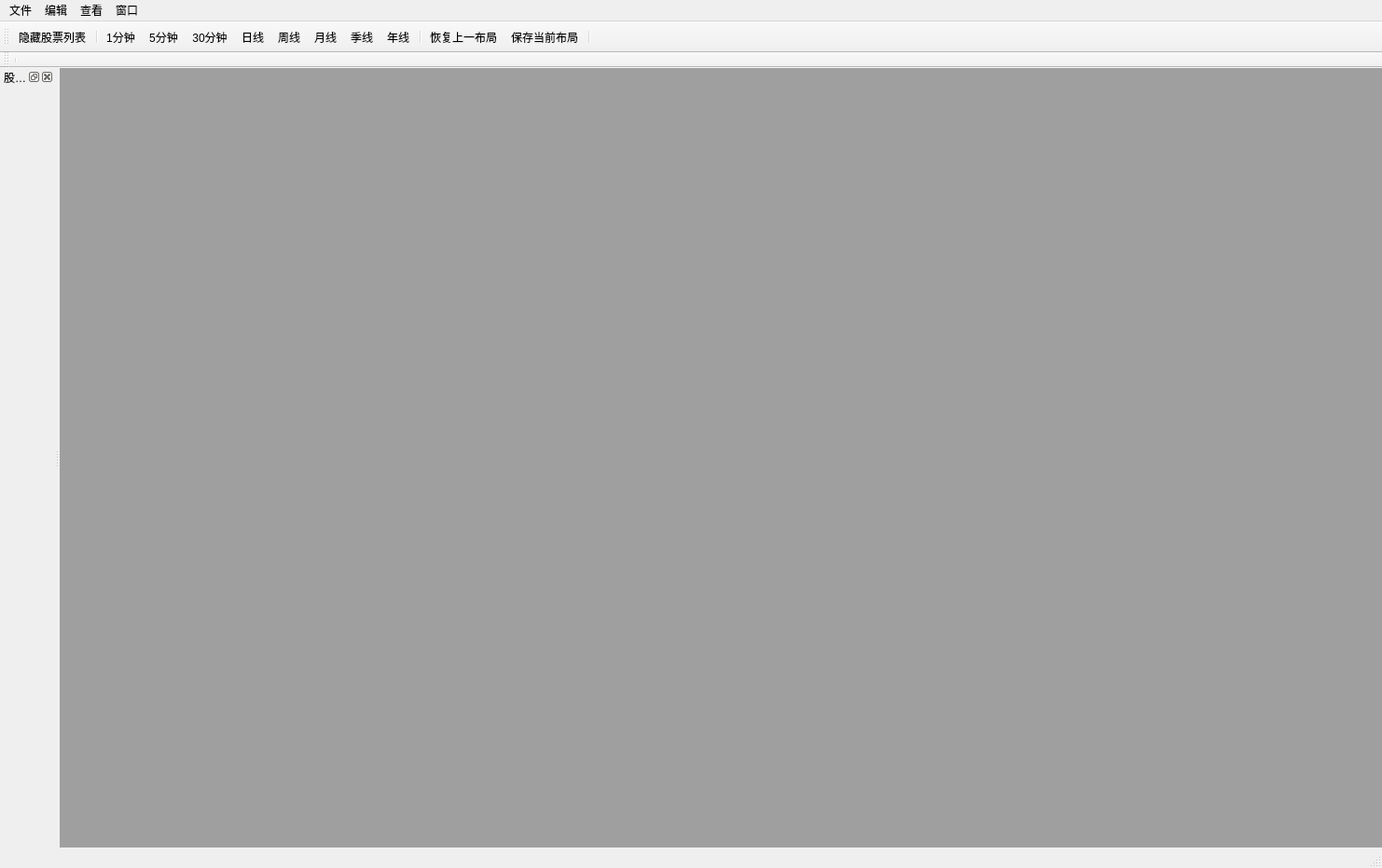
<?xml version="1.0" encoding="UTF-8"?>
<ui version="4.0">
 <class>MainWindow</class>
 <widget class="QMainWindow" name="MainWindow">
  <property name="windowModality">
   <enum>Qt::ApplicationModal</enum>
  </property>
  <property name="geometry">
   <rect>
    <x>0</x>
    <y>0</y>
    <width>1482</width>
    <height>931</height>
   </rect>
  </property>
  <property name="windowTitle">
   <string>缠中说禅量化交易</string>
  </property>
  <widget class="QWidget" name="central_widget_">
   <widget class="QMdiArea" name="mdi_area_">
    <property name="geometry">
     <rect>
      <x>0</x>
      <y>0</y>
      <width>1491</width>
      <height>851</height>
     </rect>
    </property>
   </widget>
  </widget>
  <widget class="QMenuBar" name="menu_bar_">
   <property name="geometry">
    <rect>
     <x>0</x>
     <y>0</y>
     <width>1482</width>
     <height>23</height>
    </rect>
   </property>
   <property name="defaultUp">
    <bool>false</bool>
   </property>
   <widget class="QMenu" name="file_menu_">
    <property name="title">
     <string>文件</string>
    </property>
    <addaction name="actionSelect_Data_Source"/>
   </widget>
   <widget class="QMenu" name="edit_menu_">
    <property name="title">
     <string>编辑</string>
    </property>
   </widget>
   <widget class="QMenu" name="view_menu_">
    <property name="title">
     <string>查看</string>
    </property>
    <addaction name="action_kline_1m_"/>
    <addaction name="action_kline_5m_"/>
    <addaction name="action_kline_30m_"/>
    <addaction name="action_kline_days_"/>
    <addaction name="action_kline_week_"/>
    <addaction name="action_kline_month_"/>
    <addaction name="action_kline_season_"/>
    <addaction name="action_kline_year_"/>
   </widget>
   <widget class="QMenu" name="windows_menu_">
    <property name="title">
     <string>窗口</string>
    </property>
    <addaction name="action_save_cur_winlayout_"/>
    <addaction name="action_restore_pre_vwinlayout_"/>
    <addaction name="separator"/>
    <addaction name="action_hide_stock_list_"/>
   </widget>
   <addaction name="file_menu_"/>
   <addaction name="edit_menu_"/>
   <addaction name="view_menu_"/>
   <addaction name="windows_menu_"/>
  </widget>
  <widget class="QStatusBar" name="status_bar_"/>
  <widget class="QToolBar" name="tool_bar_">
   <property name="windowTitle">
    <string>ToolBar</string>
   </property>
   <property name="allowedAreas">
    <set>Qt::LeftToolBarArea|Qt::RightToolBarArea</set>
   </property>
   <property name="orientation">
    <enum>Qt::Horizontal</enum>
   </property>
   <attribute name="toolBarArea">
    <enum>TopToolBarArea</enum>
   </attribute>
   <attribute name="toolBarBreak">
    <bool>false</bool>
   </attribute>
   <addaction name="action_hide_stock_list_"/>
   <addaction name="separator"/>
   <addaction name="action_kline_1m_"/>
   <addaction name="action_kline_5m_"/>
   <addaction name="action_kline_30m_"/>
   <addaction name="action_kline_days_"/>
   <addaction name="action_kline_week_"/>
   <addaction name="action_kline_month_"/>
   <addaction name="action_kline_season_"/>
   <addaction name="action_kline_year_"/>
   <addaction name="separator"/>
   <addaction name="action_restore_pre_vwinlayout_"/>
   <addaction name="action_save_cur_winlayout_"/>
   <addaction name="separator"/>
  </widget>
  <widget class="QToolBar" name="draw_panel_">
   <property name="windowTitle">
    <string>DrawPanel</string>
   </property>
   <property name="orientation">
    <enum>Qt::Horizontal</enum>
   </property>
   <attribute name="toolBarArea">
    <enum>TopToolBarArea</enum>
   </attribute>
   <attribute name="toolBarBreak">
    <bool>true</bool>
   </attribute>
   <addaction name="separator"/>
  </widget>
  <widget class="QDockWidget" name="stock_list_1">
   <property name="windowTitle">
    <string>股票列表</string>
   </property>
   <attribute name="dockWidgetArea">
    <number>1</number>
   </attribute>
   <widget class="QWidget" name="dockWidgetContents_3"/>
  </widget>
  <action name="actionSelect_Data_Source">
   <property name="checkable">
    <bool>true</bool>
   </property>
   <property name="text">
    <string>Select Data Source</string>
   </property>
  </action>
  <action name="action_kline_1m_">
   <property name="checkable">
    <bool>true</bool>
   </property>
   <property name="text">
    <string>1分钟</string>
   </property>
  </action>
  <action name="action_kline_5m_">
   <property name="checkable">
    <bool>true</bool>
   </property>
   <property name="text">
    <string>5分钟</string>
   </property>
  </action>
  <action name="action_kline_30m_">
   <property name="checkable">
    <bool>true</bool>
   </property>
   <property name="text">
    <string>30分钟</string>
   </property>
  </action>
  <action name="action_kline_days_">
   <property name="checkable">
    <bool>true</bool>
   </property>
   <property name="text">
    <string>日线</string>
   </property>
  </action>
  <action name="action_kline_week_">
   <property name="checkable">
    <bool>true</bool>
   </property>
   <property name="text">
    <string>周线</string>
   </property>
  </action>
  <action name="action_kline_month_">
   <property name="checkable">
    <bool>true</bool>
   </property>
   <property name="text">
    <string>月线</string>
   </property>
  </action>
  <action name="action_kline_season_">
   <property name="checkable">
    <bool>true</bool>
   </property>
   <property name="text">
    <string>季线</string>
   </property>
  </action>
  <action name="action_kline_year_">
   <property name="checkable">
    <bool>true</bool>
   </property>
   <property name="text">
    <string>年线</string>
   </property>
  </action>
  <action name="action_save_cur_winlayout_">
   <property name="text">
    <string>保存当前布局</string>
   </property>
  </action>
  <action name="action_hide_stock_list_">
   <property name="text">
    <string>隐藏股票列表</string>
   </property>
  </action>
  <action name="action_restore_pre_vwinlayout_">
   <property name="text">
    <string>恢复上一布局</string>
   </property>
  </action>
 </widget>
 <layoutdefault spacing="6" margin="11"/>
 <resources/>
 <connections>
  <connection>
   <sender>action_kline_1m_</sender>
   <signal>triggered(bool)</signal>
   <receiver>MainWindow</receiver>
   <slot>onKLineChanged(bool)</slot>
   <hints>
    <hint type="sourcelabel">
     <x>-1</x>
     <y>-1</y>
    </hint>
    <hint type="destinationlabel">
     <x>740</x>
     <y>465</y>
    </hint>
   </hints>
  </connection>
  <connection>
   <sender>action_kline_30m_</sender>
   <signal>triggered(bool)</signal>
   <receiver>MainWindow</receiver>
   <slot>onKLineChanged(bool)</slot>
   <hints>
    <hint type="sourcelabel">
     <x>-1</x>
     <y>-1</y>
    </hint>
    <hint type="destinationlabel">
     <x>740</x>
     <y>465</y>
    </hint>
   </hints>
  </connection>
  <connection>
   <sender>tool_bar_</sender>
   <signal>actionTriggered(QAction*)</signal>
   <receiver>MainWindow</receiver>
   <slot>onActionTriggered(QAction*)</slot>
   <hints>
    <hint type="sourcelabel">
     <x>740</x>
     <y>33</y>
    </hint>
    <hint type="destinationlabel">
     <x>740</x>
     <y>465</y>
    </hint>
   </hints>
  </connection>
  <connection>
   <sender>action_restore_pre_vwinlayout_</sender>
   <signal>triggered()</signal>
   <receiver>MainWindow</receiver>
   <slot>onActionRestorePreLayoutTriggered()</slot>
   <hints>
    <hint type="sourcelabel">
     <x>-1</x>
     <y>-1</y>
    </hint>
    <hint type="destinationlabel">
     <x>740</x>
     <y>465</y>
    </hint>
   </hints>
  </connection>
  <connection>
   <sender>action_save_cur_winlayout_</sender>
   <signal>triggered()</signal>
   <receiver>MainWindow</receiver>
   <slot>onActionSaveCurLayoutTriggered()</slot>
   <hints>
    <hint type="sourcelabel">
     <x>-1</x>
     <y>-1</y>
    </hint>
    <hint type="destinationlabel">
     <x>740</x>
     <y>465</y>
    </hint>
   </hints>
  </connection>
 </connections>
 <slots>
  <slot>onKLineChanged(bool)</slot>
  <slot>onKLinePeriodChanged(int,int)</slot>
  <slot>onActionTriggered(QAction*)</slot>
  <slot>onActionSaveCurLayoutTriggered()</slot>
  <slot>onActionRestorePreLayoutTriggered()</slot>
 </slots>
</ui>
